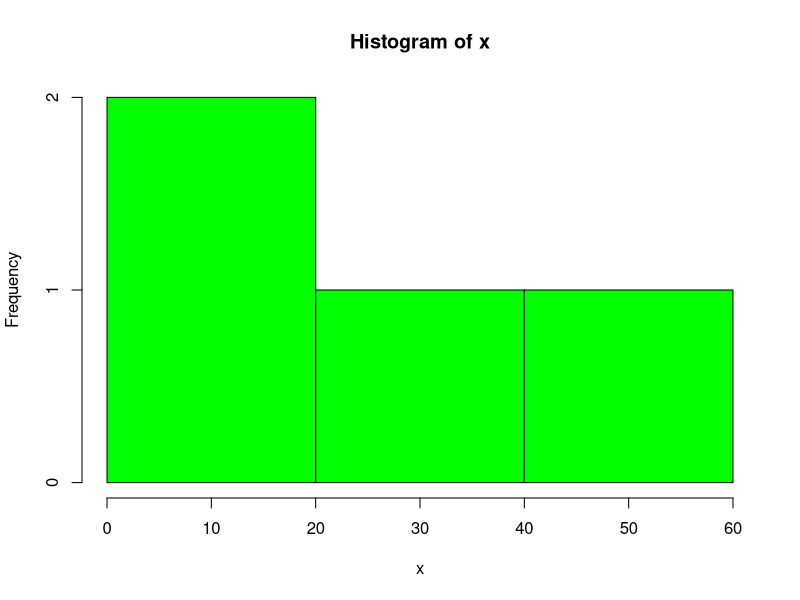

This chart was generated by the following R code:
# Create data for the graph
x <- c(21,6,1,53)
lbl <- c("London","New YOrk", "Singapore", "Mumbai")

# Give the chart file name
png(file="city_hist.jpg")

# Plot the chart
hist(x, col="green")

# Save the file
dev.off()